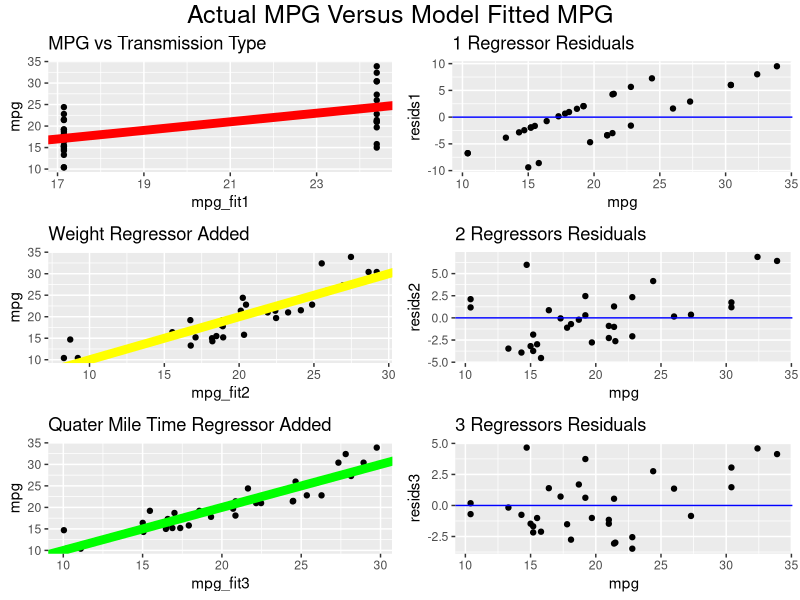
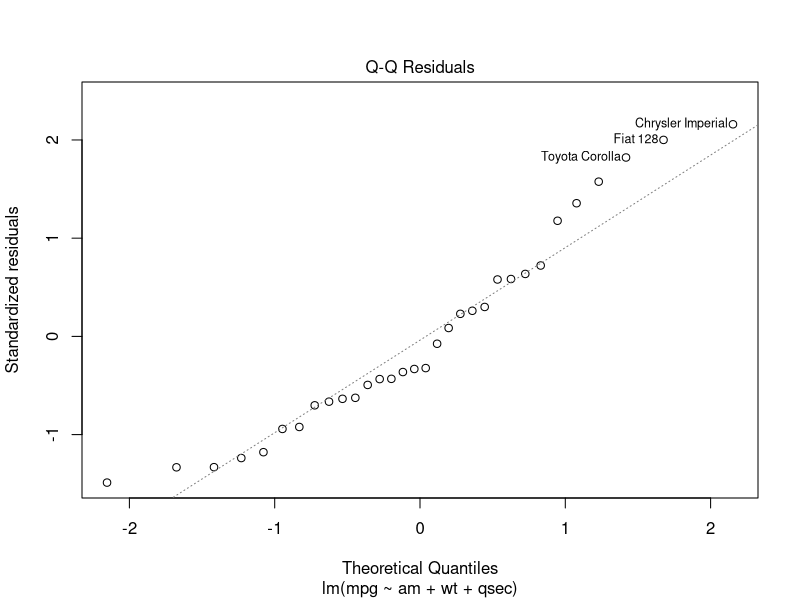

Recreate these plots in R, in order.
## ---- chunk 1
library(dplyr)
library(ggplot2)
library(grid)
library(gridExtra)
library(car)
data(mtcars)
## ---- chunk 2
str(mtcars)
summary(filter(mtcars, am == 1)$mpg)
summary(filter(mtcars, am == 0)$mpg)

t.test(filter(mtcars, am == 1)$mpg, filter(mtcars, am == 0)$mpg, paired = FALSE, 
       alternative = "greater")$p.val
## ---- chunk 3
fit1<-lm(mpg~am-1,mtcars)
fit2<-update(fit1,mpg~am+wt-1)
fit3<-update(fit2,mpg~am+wt+qsec-1)
fit4<-update(fit3,mpg~am+wt+qsec+hp-1)

fit1Int<-lm(mpg~am,mtcars)
fit2Int<-update(fit1Int,mpg~am+wt)
fit3Int<-update(fit2Int,mpg~am+wt+qsec)
fit4Int<-update(fit3Int,mpg~am+wt+qsec+hp)

summary(fit1Int)$coef
summary(fit2Int)$coef
summary(fit3Int)$coef
summary(fit4Int)$coef
summary(fit3)$coef

## ---- chunk 4
vif(fit3Int)
vif(fit3)
## ---- chunk 5
anova(fit1Int,fit2Int,fit3Int,fit4Int)
## ---- chunk 6
mtc2<-cbind(mtcars,mpg_fit1=fit1Int$coef[1]+mtcars$am*fit1Int$coef[2])
mtc2<-cbind(mtc2,mpg_fit2=fit2Int$coef[1]+mtcars$am*fit2Int$coef[2]+mtcars$wt*fit2Int$coef[3])
mtc2<-cbind(mtc2,mpg_fit3=fit3Int$coef[1]+mtcars$am*fit3Int$coef[2]+mtcars$wt*fit3Int$coef[3]+mtcars$qsec*fit3Int$coef[4])

mtc2<-cbind(mtc2,resids1=resid(fit1Int))
mtc2<-cbind(mtc2,resids2=resid(fit2Int))
mtc2<-cbind(mtc2,resids3=resid(fit3Int))

g1<-ggplot(mtc2,aes(x=mpg_fit1,y=mpg))+geom_point()+geom_abline(slope=1,intercept = 0,lwd=3,col="red") +
      ggtitle("MPG vs Transmission Type")
g2<-ggplot(mtc2,aes(x=mpg_fit2,y=mpg))+geom_point()+geom_abline(slope=1,intercept = 0,lwd=3,col="yellow") +
      ggtitle("Weight Regressor Added")
g3<-ggplot(mtc2,aes(x=mpg_fit3,y=mpg))+geom_point()+geom_abline(slope=1,intercept = 0,lwd=3,col="green") +
      ggtitle("Quater Mile Time Regressor Added")
g4<-ggplot(mtc2,aes(x=mpg, y=resids1))+geom_point()+geom_abline(intercept=0, slope = 0, col = "blue")+
      ggtitle("1 Regressor Residuals")
g5<-ggplot(mtc2,aes(x=mpg, y=resids2))+geom_point()+geom_abline(intercept=0, slope = 0, col = "blue")+
      ggtitle("2 Regressors Residuals")
g6<-ggplot(mtc2,aes(x=mpg, y=resids3))+geom_point()+geom_abline(intercept=0, slope = 0, col = "blue")+
      ggtitle("3 Regressors Residuals")
grid.arrange(g1,g4,g2,g5,g3,g6,ncol=2, nrow=3, top = grid.text("Actual MPG Versus Model Fitted MPG",gp=gpar(fontsize=18,font=7)))
## ---- chunk 7
plot(fit3Int, which=2)
